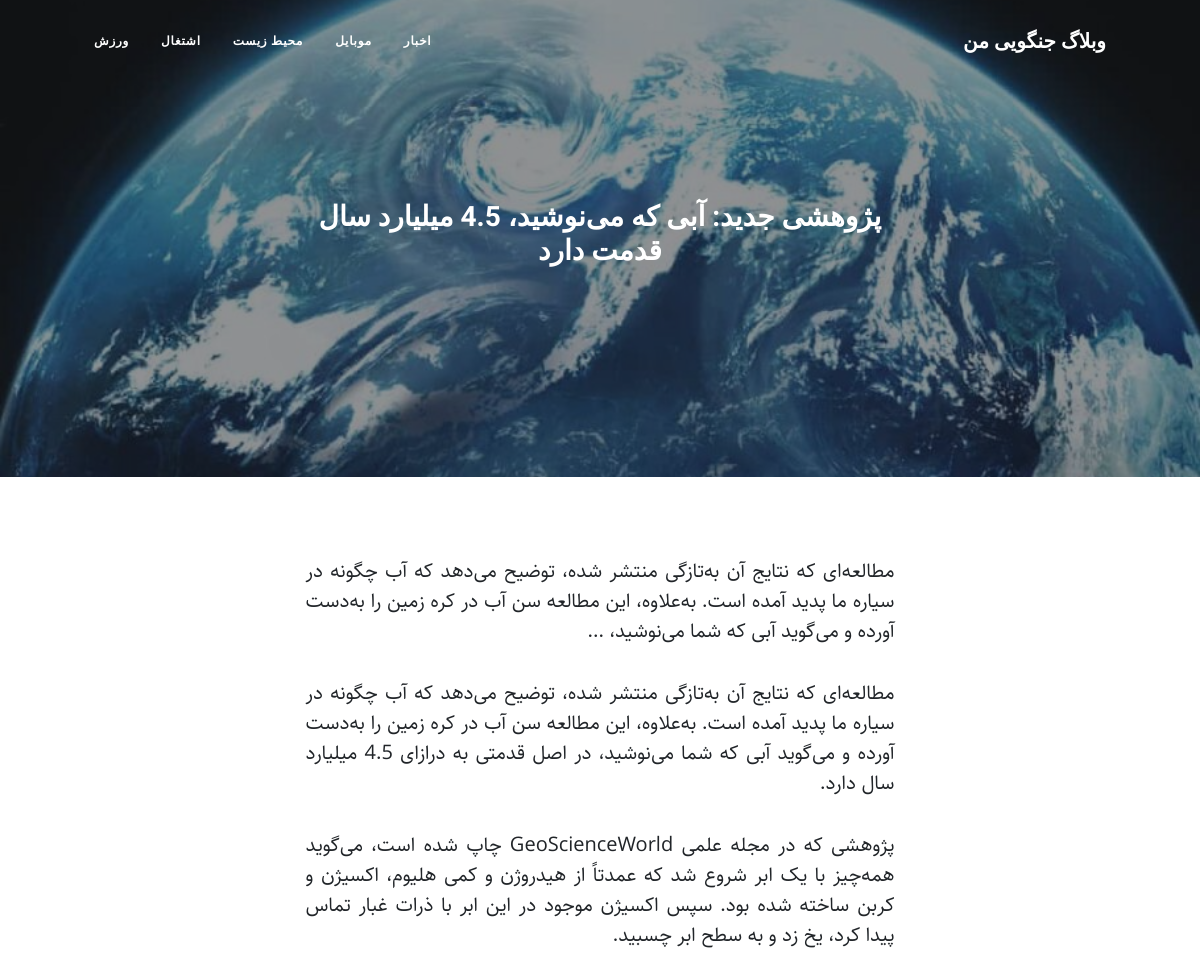
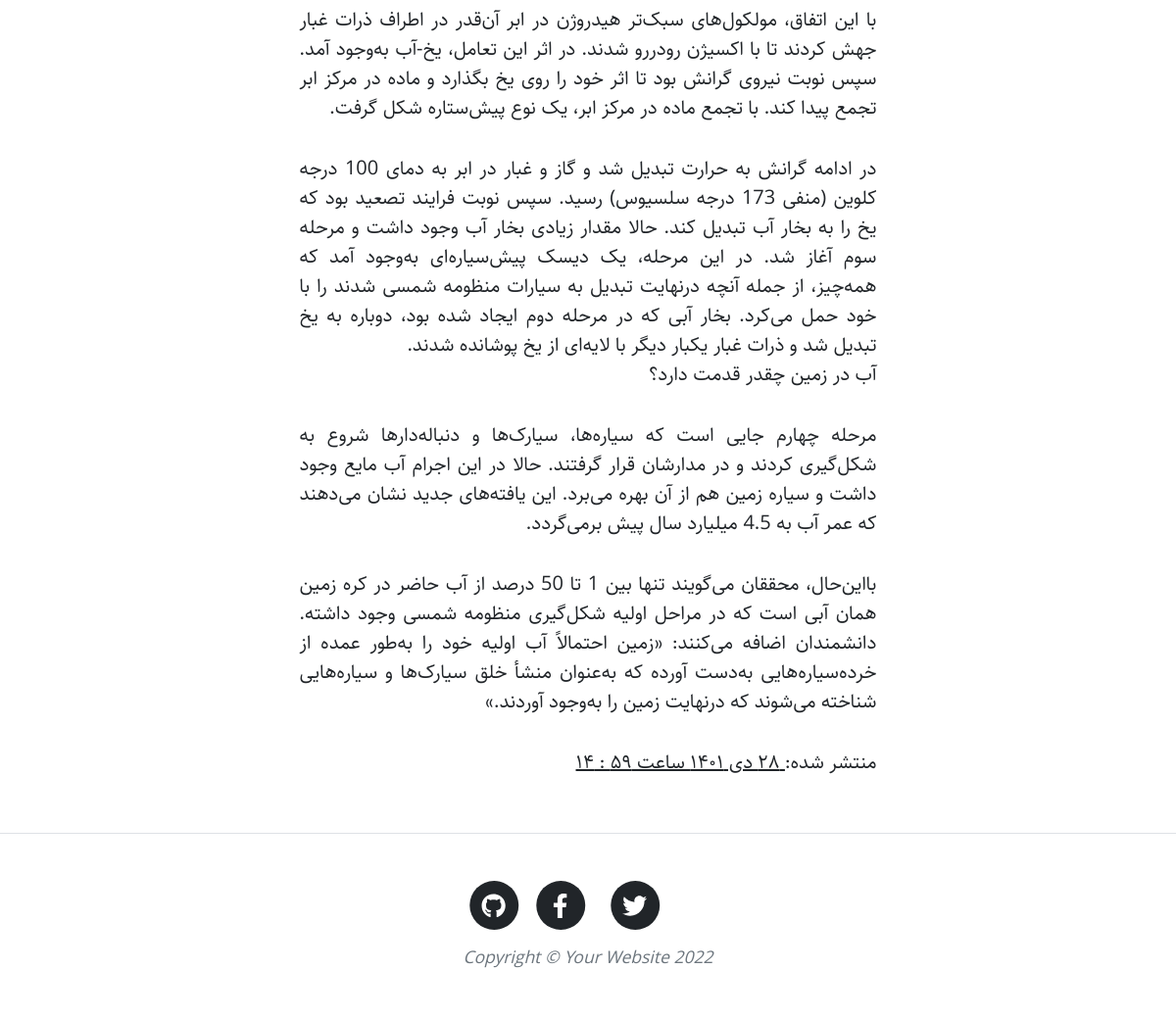
Page /articles/science on the committed database (2 pictures, top to bottom).
### blog/models.py (models this page shows, shortened)
class Category(models.Model):
    parent = models.ForeignKey("self", verbose_name="عنوان مقالات", on_delete=models.SET_NULL,blank=True,null=True,default=None,related_name="children")
    title = models.CharField(max_length=250,verbose_name="عنوان مقاله")
    slug = models.SlugField(max_length=250,verbose_name="اسلاگ")
    status = models.BooleanField(default=True,verbose_name="وضعیت")
    position = models.IntegerField(verbose_name="پوزیشن")
    class Meta:
        verbose_name = "دسته بندی"
        verbose_name_plural = "دسته بندی ها"
        ordering = ["position"]

class Articles(models.Model):
    draft = "d"
    publish = "p"
    STATUS_CHOICES = [
        (draft,"پیش نویس"),
        (publish,"منتشر شده")
    ]
    author = models.ForeignKey(User, blank=True,null=True,verbose_name="نویسندگان", on_delete=models.SET_NULL,related_name="articles")
    category = models.ManyToManyField("Category", verbose_name="دسته بندی",related_name="articles")
    title = models.CharField(max_length=250,verbose_name="عنوان مقاله")
    slug = models.SlugField(max_length=250,verbose_name="اسلاگ")
    description = models.TextField(verbose_name="مقاله")
    published = models.DateTimeField(default=timezone.now,verbose_name="تاریخ انتشار")
    thumbnail = models.ImageField(upload_to="images",verbose_name="عکس")
    created = models.DateTimeField(auto_now_add=True,verbose_name="تاریخ ایجاد مقاله")
    updated = models.DateTimeField(auto_now=True,verbose_name="تاریخ آپدیت")
    status = models.CharField(max_length=1,choices=STATUS_CHOICES,default=draft,verbose_name="وضعیت")
    class Meta:
        verbose_name = "مقاله"
        verbose_name_plural = "مقالات"
    def jpublished(self):
        return jalali_convertor(self.published)
    jpublished.short_description = "زمان انتشار"
    def category_to_published(self):
        return self.category.filter(status=True)
    category_to_published.short_description = "دسته بندی"
    objects = ArticleManager()

### blog/views.py (the view)
# urls.py: path("articles/<slug:slug>",details,name="details"),
def details(reqest,slug):
    template_name = "blog/details.html"
    article = get_object_or_404(Articles,slug=slug,status="p")
    context = {"article":article}
    return render(reqest, template_name,context)

### blog/extensions/jalali.py (called while the page is built)
def jalali_convertor(time):
    days_of_week  = ["فروردین","اردیبهشت","خرداد","تبر","مرداد","شهریور","مهر","آبان","آذر","دی","بهمن","اسفند"]
    year = time.year
    month = time.month
    day = time.day
    res = Gregorian(f"{year}-{month}-{day}").persian_tuple()
    res =  f"{persian_number(res[2])} {days_of_week[res[1]]} {persian_number(res[0])} ساعت {persian_number(time.minute)} : {persian_number(time.hour)}"
    return res

def persian_number(number):
    number = f"{number}"
    english_array_number = ["0","1","2","3","4","5","6","7","8","9"]
    persian_array_number = ["۰","۱","۲","۳","۴","۵","۶","۷","۸","۹"]
    res = ""
    for num in number:
        for i,n in enumerate(english_array_number):
            if num == n:
                res+= persian_array_number[i]
    if len(res)<2:
        res = f"۰{res}"
    return res

### blog/extensions/utils.py (called while the page is built)
    def persian_tuple(self):
        return self.persian_year, self.persian_month, self.persian_day

### blog/templatetags/base_tag.py (called while the page is built)
@register.simple_tag
def title():
    return "وبلاگ جنگویی من"

@register.inclusion_tag("blog/partials/category_navbar.html")
def category_navbar():
    category = Category.objects.filter(status=True)
    return {
        "category" : category
    }

### templates/blog/details.html
{% extends 'blog/base.html' %}
{% block bg %} {{article.thumbnail.url}}  {% endblock %}
{% block title %} <h3> {{article.title}} </h3> {% endblock %}
{% block main %}
        <article class="mb-4">
            <div class="container px-4 px-lg-5">
                <div class="row gx-4 gx-lg-5 justify-content-center text-justify">
                    <div class="col-md-10 col-lg-8 col-xl-7 " style="text-align: justify;">
                       {{article.description| linebreaks }}
                        <p>منتشر شده‌:‌<a href=""> {{article.jpublished}} </a>
                        </p>
                    </div>
                </div>
            </div>
        </article>
{% endblock main %}

### templates/blog/base.html (shortened to what this page needs)
{% load static %}
{% load base_tag %}
<!DOCTYPE html>
<html lang="en">
    <head>
        <link href="{% static 'blog/css/styles.css' %}" rel="stylesheet" />
        <link href="{% static 'blog/css/rtl.css' %}" rel="stylesheet" />
    </head>
    <body>
        <nav class="navbar navbar-expand-lg navbar-light" id="mainNav">
            <div class="container px-4 px-lg-5">
                <a class="navbar-brand" href="{% url 'blog:home' %}"> {% title %} </a>
                <div class="collapse navbar-collapse" id="navbarResponsive">
                    {% category_navbar %}
                </div>
            </div>
        </nav>
        <header class="masthead" style="background-image: url({% block bg %} {% static 'blog/assets/img/home-bg.jpg' %} {% endblock  %})">
            <div class="container position-relative px-4 px-lg-5">
                <div class="row gx-4 gx-lg-5 justify-content-center">
                    <div class="col-md-10 col-lg-8 col-xl-7">
                        <div class="site-heading">
                             {% block title %}<h1> وبلاگ شخصی </h1>{% endblock title%}
                        </div>
                    </div>
                </div>
            </div>
        </header>
        {% block main %}
        {% endblock %}
        <footer class="border-top">
            <div class="container px-4 px-lg-5">
                <div class="row gx-4 gx-lg-5 justify-content-center">
                    <div class="col-md-10 col-lg-8 col-xl-7">
                        <ul class="list-inline text-center">
                            <li class="list-inline-item">
                                <a href="#!">
                                    <span class="fa-stack fa-lg">
                                        <i class="fas fa-circle fa-stack-2x"></i>
                                        <i class="fab fa-twitter fa-stack-1x fa-inverse"></i>
                                    </span>
                                </a>
                            </li>
                            <li class="list-inline-item">
                                <a href="#!">
                                    <span class="fa-stack fa-lg">
                                        <i class="fas fa-circle fa-stack-2x"></i>
                                        <i class="fab fa-facebook-f fa-stack-1x fa-inverse"></i>
                                    </span>
                                </a>
                            </li>
                            <li class="list-inline-item">
                                <a href="#!">
                                    <span class="fa-stack fa-lg">
                                        <i class="fas fa-circle fa-stack-2x"></i>
                                        <i class="fab fa-github fa-stack-1x fa-inverse"></i>
                                    </span>
                                </a>
                            </li>
                        </ul>
                        <div class="small text-center text-muted fst-italic">Copyright &copy; Your Website 2022</div>
                    </div>
                </div>
            </div>
        </footer>
    </body>
</html>

### templates/blog/partials/category_navbar.html
<ul class="navbar-nav ms-auto py-4 py-lg-0">
    {% for cat in category  %}
    <li class="nav-item"><a class="nav-link px-lg-3 py-3 py-lg-4" href=" {% url 'blog:category_details' cat.slug %} "> {{cat.title}} </a></li>
    {% endfor %}
</ul>

### static/blog/css/rtl.css (style rules this page uses)
body { direction: rtl; text-align: right; font-family: "Sahel"; }
.navbar-expand-lg .navbar-nav { margin-left: initial !important; margin-right: auto; }

### rows in the picture
Category: title "اخبار"
Category: title "موبایل"
Category: title "محیط زیست"
Category: title "اشتغال"
Category: title "ورزش"
Articles: thumbnail (picture), title "پژوهشی جدید: آبی که می‌نوشید، 4.5 میلیارد سال قدمت دارد", description "مطالعه‌ای که نتایج آن به‌تازگی منتشر شده، توضیح می‌دهد که آب چگونه در سیاره ما پدید آمده است. به‌علاوه، این مطالعه سن آب در کره زمین را به‌دست آورده و می‌گوید آبی که شما می‌نوشید، ... مطالعه‌ای که نتایج آن به‌تازگی منتشر شده، توضیح می‌دهد که آب چگونه در سیاره ما پدید آمده است. به‌علاوه، این مطالعه سن آب در کره زمین را به‌دست آورده و می‌گوید آبی که شما می‌نوشید، در اصل قدمتی به درازای 4.5 میلیارد سال دارد. پژوهشی که در مجله علمی GeoScienceWorld چاپ شده است، می‌گوید همه‌چیز با یک ابر شروع شد که عمدتاً از هیدروژن و کمی هلیوم، اکسیژن و کربن ساخته شده بود. سپس اکسیژن موجود در این ابر با ذرات غبار تماس پیدا کرد، یخ زد و به سطح ابر چسبید. با این اتفاق، مولکول‌های سبک‌تر هیدروژن در ابر آن‌‌قدر در…", jpublished "۲۸ دی ۱۴۰۱ ساعت ۵۹ : ۱۴"
